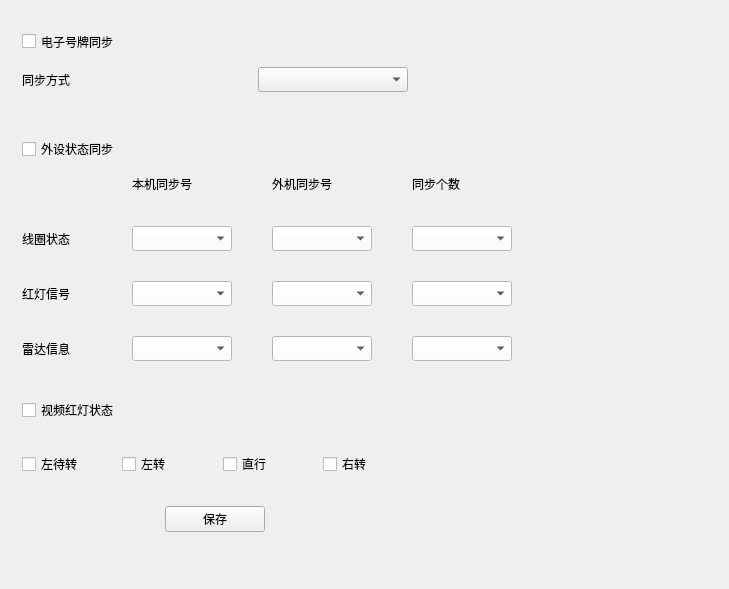
<?xml version="1.0" encoding="UTF-8"?>
<ui version="4.0">
 <class>Dlg_IPCInfoSync</class>
 <widget class="QWidget" name="Dlg_IPCInfoSync">
  <property name="geometry">
   <rect>
    <x>0</x>
    <y>0</y>
    <width>729</width>
    <height>589</height>
   </rect>
  </property>
  <property name="windowTitle">
   <string>Dlg_IPCInfoSync</string>
  </property>
  <layout class="QVBoxLayout" name="verticalLayout_4">
   <property name="spacing">
    <number>15</number>
   </property>
   <item>
    <layout class="QHBoxLayout" name="horizontalLayout_3">
     <item>
      <widget class="QWidget" name="widget" native="true">
       <property name="minimumSize">
        <size>
         <width>408</width>
         <height>100</height>
        </size>
       </property>
       <property name="maximumSize">
        <size>
         <width>16777215</width>
         <height>100</height>
        </size>
       </property>
       <layout class="QVBoxLayout" name="verticalLayout">
        <item>
         <layout class="QHBoxLayout" name="horizontalLayout">
          <item>
           <widget class="QCheckBox" name="check_NumberSync">
            <property name="minimumSize">
             <size>
              <width>200</width>
              <height>25</height>
             </size>
            </property>
            <property name="text">
             <string>电子号牌同步</string>
            </property>
           </widget>
          </item>
         </layout>
        </item>
        <item>
         <layout class="QHBoxLayout" name="horizontalLayout_2">
          <property name="spacing">
           <number>0</number>
          </property>
          <item>
           <widget class="QLabel" name="label">
            <property name="minimumSize">
             <size>
              <width>100</width>
              <height>0</height>
             </size>
            </property>
            <property name="text">
             <string>同步方式</string>
            </property>
           </widget>
          </item>
          <item>
           <widget class="QComboBox" name="cmb_type">
            <property name="minimumSize">
             <size>
              <width>100</width>
              <height>25</height>
             </size>
            </property>
            <property name="maximumSize">
             <size>
              <width>150</width>
              <height>16777215</height>
             </size>
            </property>
           </widget>
          </item>
         </layout>
        </item>
       </layout>
      </widget>
     </item>
     <item>
      <spacer name="horizontalSpacer">
       <property name="orientation">
        <enum>Qt::Horizontal</enum>
       </property>
       <property name="sizeHint" stdset="0">
        <size>
         <width>40</width>
         <height>20</height>
        </size>
       </property>
      </spacer>
     </item>
    </layout>
   </item>
   <item>
    <layout class="QHBoxLayout" name="horizontalLayout_4">
     <item>
      <widget class="QWidget" name="widget_2" native="true">
       <layout class="QVBoxLayout" name="verticalLayout_2">
        <property name="spacing">
         <number>10</number>
        </property>
        <item>
         <widget class="QCheckBox" name="check_outerStatusSync">
          <property name="text">
           <string>外设状态同步</string>
          </property>
         </widget>
        </item>
        <item>
         <layout class="QGridLayout" name="gridLayout">
          <property name="horizontalSpacing">
           <number>40</number>
          </property>
          <property name="verticalSpacing">
           <number>30</number>
          </property>
          <item row="0" column="3">
           <widget class="QLabel" name="label_5">
            <property name="text">
             <string>同步个数</string>
            </property>
           </widget>
          </item>
          <item row="1" column="0">
           <widget class="QLabel" name="label_6">
            <property name="minimumSize">
             <size>
              <width>70</width>
              <height>0</height>
             </size>
            </property>
            <property name="text">
             <string>线圈状态</string>
            </property>
           </widget>
          </item>
          <item row="2" column="0">
           <widget class="QLabel" name="label_7">
            <property name="minimumSize">
             <size>
              <width>70</width>
              <height>0</height>
             </size>
            </property>
            <property name="text">
             <string>红灯信号</string>
            </property>
           </widget>
          </item>
          <item row="0" column="0">
           <widget class="QLabel" name="label_2">
            <property name="text">
             <string/>
            </property>
           </widget>
          </item>
          <item row="0" column="1">
           <widget class="QLabel" name="label_3">
            <property name="minimumSize">
             <size>
              <width>0</width>
              <height>25</height>
             </size>
            </property>
            <property name="text">
             <string>本机同步号</string>
            </property>
           </widget>
          </item>
          <item row="0" column="2">
           <widget class="QLabel" name="label_4">
            <property name="text">
             <string>外机同步号</string>
            </property>
           </widget>
          </item>
          <item row="3" column="0">
           <widget class="QLabel" name="label_8">
            <property name="minimumSize">
             <size>
              <width>70</width>
              <height>0</height>
             </size>
            </property>
            <property name="text">
             <string>雷达信息</string>
            </property>
           </widget>
          </item>
          <item row="1" column="1">
           <widget class="QComboBox" name="cmb_turnlocalSync">
            <property name="minimumSize">
             <size>
              <width>100</width>
              <height>25</height>
             </size>
            </property>
            <property name="styleSheet">
             <string notr="true">background-color: rgb(255, 255, 255);
color: rgb(0, 0, 0);</string>
            </property>
           </widget>
          </item>
          <item row="1" column="2">
           <widget class="QComboBox" name="cmb_turnOuterSync">
            <property name="minimumSize">
             <size>
              <width>100</width>
              <height>25</height>
             </size>
            </property>
            <property name="styleSheet">
             <string notr="true">background-color: rgb(255, 255, 255);
color: rgb(0, 0, 0);</string>
            </property>
           </widget>
          </item>
          <item row="1" column="3">
           <widget class="QComboBox" name="cmb_turnSyncNum">
            <property name="minimumSize">
             <size>
              <width>100</width>
              <height>25</height>
             </size>
            </property>
            <property name="styleSheet">
             <string notr="true">background-color: rgb(255, 255, 255);
color: rgb(0, 0, 0);</string>
            </property>
           </widget>
          </item>
          <item row="2" column="1">
           <widget class="QComboBox" name="cmb_signalLocalSync">
            <property name="minimumSize">
             <size>
              <width>100</width>
              <height>25</height>
             </size>
            </property>
            <property name="styleSheet">
             <string notr="true">background-color: rgb(255, 255, 255);
color: rgb(0, 0, 0);</string>
            </property>
           </widget>
          </item>
          <item row="3" column="1">
           <widget class="QComboBox" name="cmb_infoLocalSync">
            <property name="minimumSize">
             <size>
              <width>100</width>
              <height>25</height>
             </size>
            </property>
            <property name="styleSheet">
             <string notr="true">background-color: rgb(255, 255, 255);
color: rgb(0, 0, 0);</string>
            </property>
           </widget>
          </item>
          <item row="2" column="2">
           <widget class="QComboBox" name="cmb_signalOuterSync">
            <property name="minimumSize">
             <size>
              <width>100</width>
              <height>25</height>
             </size>
            </property>
            <property name="styleSheet">
             <string notr="true">background-color: rgb(255, 255, 255);
color: rgb(0, 0, 0);</string>
            </property>
           </widget>
          </item>
          <item row="3" column="2">
           <widget class="QComboBox" name="cmb_infoOuterSync">
            <property name="minimumSize">
             <size>
              <width>100</width>
              <height>25</height>
             </size>
            </property>
            <property name="styleSheet">
             <string notr="true">background-color: rgb(255, 255, 255);
color: rgb(0, 0, 0);</string>
            </property>
           </widget>
          </item>
          <item row="2" column="3">
           <widget class="QComboBox" name="cmb_signalSyncNum">
            <property name="minimumSize">
             <size>
              <width>100</width>
              <height>25</height>
             </size>
            </property>
            <property name="styleSheet">
             <string notr="true">background-color: rgb(255, 255, 255);
color: rgb(0, 0, 0);</string>
            </property>
           </widget>
          </item>
          <item row="3" column="3">
           <widget class="QComboBox" name="cmb_infoSyncNum">
            <property name="minimumSize">
             <size>
              <width>100</width>
              <height>25</height>
             </size>
            </property>
            <property name="styleSheet">
             <string notr="true">background-color: rgb(255, 255, 255);
color: rgb(0, 0, 0);</string>
            </property>
           </widget>
          </item>
         </layout>
        </item>
       </layout>
      </widget>
     </item>
     <item>
      <spacer name="horizontalSpacer_3">
       <property name="orientation">
        <enum>Qt::Horizontal</enum>
       </property>
       <property name="sizeHint" stdset="0">
        <size>
         <width>40</width>
         <height>20</height>
        </size>
       </property>
      </spacer>
     </item>
    </layout>
   </item>
   <item>
    <layout class="QHBoxLayout" name="horizontalLayout_7">
     <item>
      <widget class="QWidget" name="widget_3" native="true">
       <property name="minimumSize">
        <size>
         <width>408</width>
         <height>0</height>
        </size>
       </property>
       <layout class="QVBoxLayout" name="verticalLayout_3">
        <property name="spacing">
         <number>30</number>
        </property>
        <item>
         <widget class="QCheckBox" name="check_videoRedStatus">
          <property name="text">
           <string>视频红灯状态</string>
          </property>
         </widget>
        </item>
        <item>
         <layout class="QHBoxLayout" name="horizontalLayout_5">
          <property name="spacing">
           <number>15</number>
          </property>
          <item>
           <widget class="QCheckBox" name="check_leftWaiting">
            <property name="minimumSize">
             <size>
              <width>80</width>
              <height>0</height>
             </size>
            </property>
            <property name="text">
             <string>左待转</string>
            </property>
           </widget>
          </item>
          <item>
           <widget class="QCheckBox" name="check_left">
            <property name="minimumSize">
             <size>
              <width>80</width>
              <height>0</height>
             </size>
            </property>
            <property name="text">
             <string>左转</string>
            </property>
           </widget>
          </item>
          <item>
           <widget class="QCheckBox" name="check_straight">
            <property name="minimumSize">
             <size>
              <width>80</width>
              <height>0</height>
             </size>
            </property>
            <property name="text">
             <string>直行</string>
            </property>
           </widget>
          </item>
          <item>
           <widget class="QCheckBox" name="check_right">
            <property name="minimumSize">
             <size>
              <width>80</width>
              <height>0</height>
             </size>
            </property>
            <property name="text">
             <string>右转</string>
            </property>
           </widget>
          </item>
         </layout>
        </item>
        <item>
         <layout class="QHBoxLayout" name="horizontalLayout_6">
          <item>
           <spacer name="horizontalSpacer_5">
            <property name="orientation">
             <enum>Qt::Horizontal</enum>
            </property>
            <property name="sizeHint" stdset="0">
             <size>
              <width>40</width>
              <height>20</height>
             </size>
            </property>
           </spacer>
          </item>
          <item>
           <widget class="QPushButton" name="btn_save">
            <property name="minimumSize">
             <size>
              <width>100</width>
              <height>25</height>
             </size>
            </property>
            <property name="text">
             <string>保存</string>
            </property>
           </widget>
          </item>
          <item>
           <spacer name="horizontalSpacer_6">
            <property name="orientation">
             <enum>Qt::Horizontal</enum>
            </property>
            <property name="sizeHint" stdset="0">
             <size>
              <width>40</width>
              <height>20</height>
             </size>
            </property>
           </spacer>
          </item>
         </layout>
        </item>
       </layout>
      </widget>
     </item>
     <item>
      <spacer name="horizontalSpacer_7">
       <property name="orientation">
        <enum>Qt::Horizontal</enum>
       </property>
       <property name="sizeHint" stdset="0">
        <size>
         <width>40</width>
         <height>20</height>
        </size>
       </property>
      </spacer>
     </item>
    </layout>
   </item>
   <item>
    <spacer name="verticalSpacer">
     <property name="orientation">
      <enum>Qt::Vertical</enum>
     </property>
     <property name="sizeHint" stdset="0">
      <size>
       <width>20</width>
       <height>18</height>
      </size>
     </property>
    </spacer>
   </item>
  </layout>
 </widget>
 <layoutdefault spacing="6" margin="11"/>
 <resources/>
 <connections/>
</ui>
